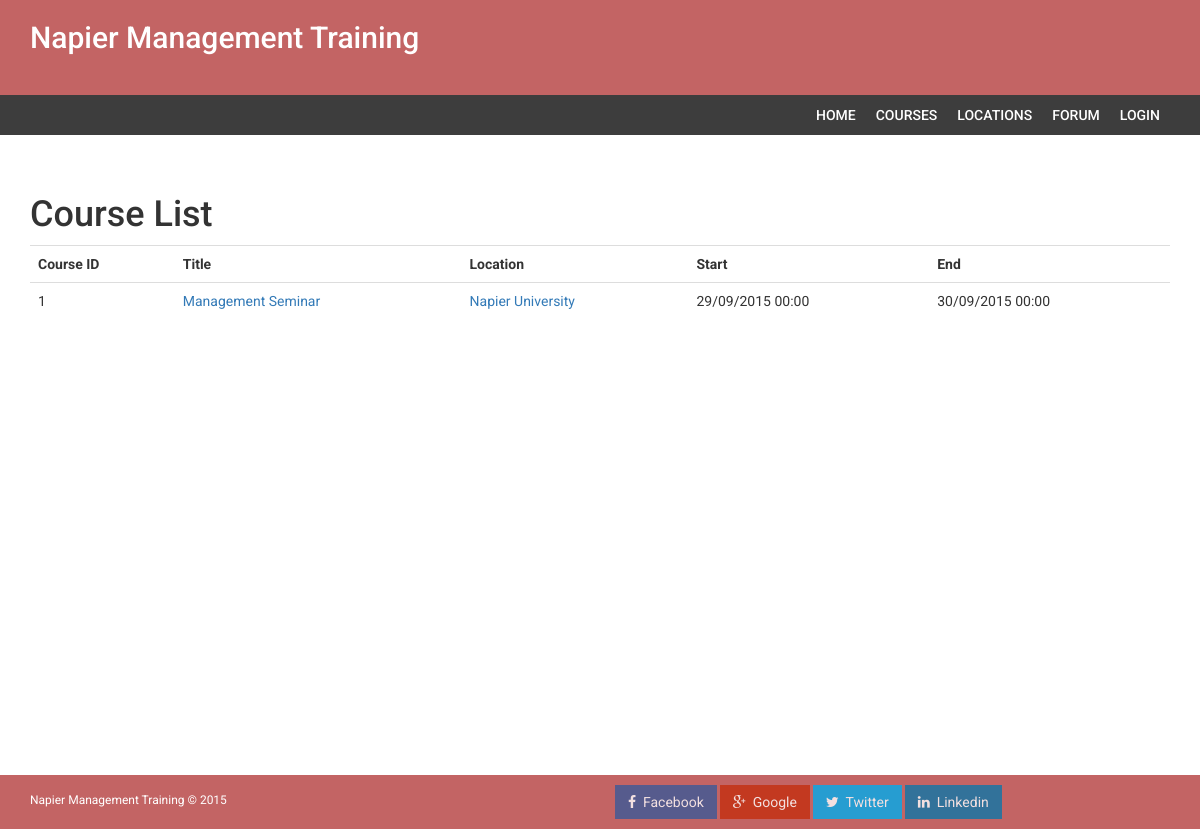
/courses.php, run on an earlier commit of the app's database.
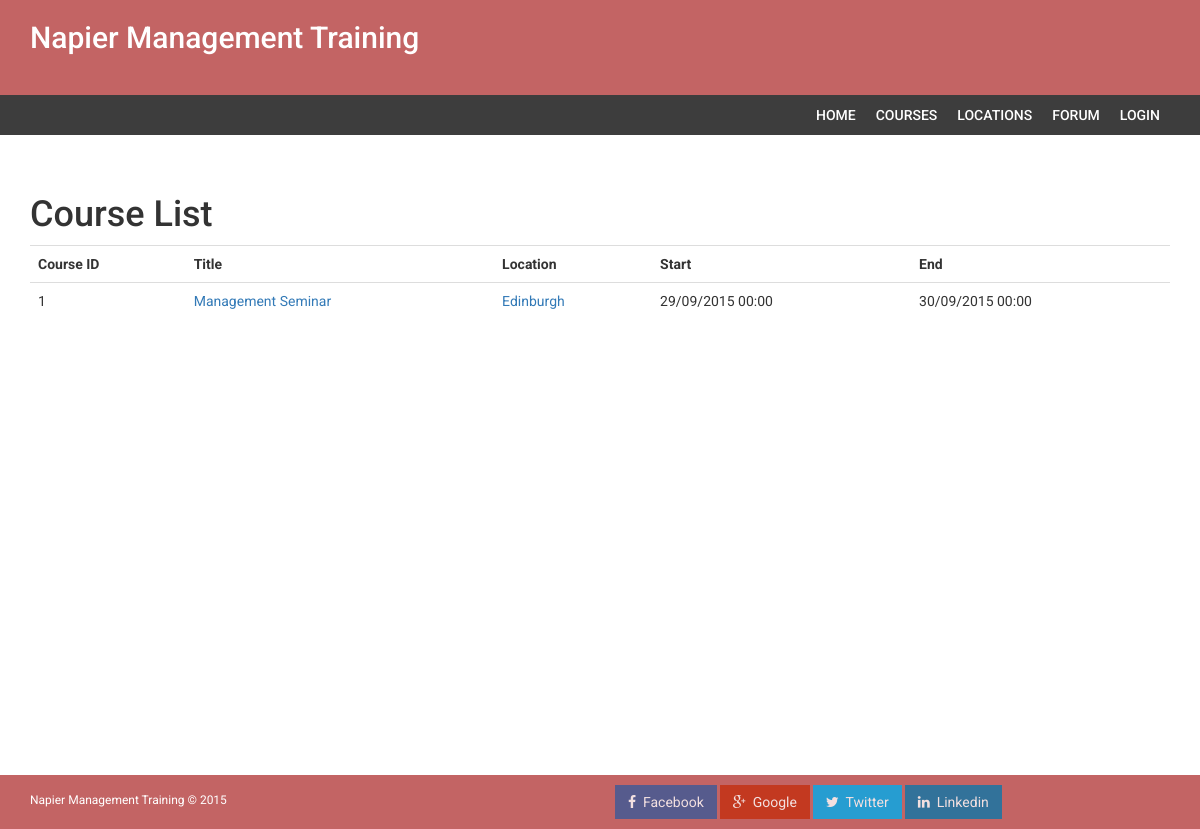
And on a later commit of the database.
### tables this page shows
CREATE TABLE IF NOT EXISTS `courses` (
  `id` int(11) NOT NULL,
  `title` varchar(20) NOT NULL,
  `status` int(11) NOT NULL,
  `location` int(11) NOT NULL,
  `price` double NOT NULL,
  `start` datetime NOT NULL,
  `end` datetime NOT NULL,
  `description` varchar(200) NOT NULL,
  `maxEnrolled` int(11) NOT NULL
);

CREATE TABLE IF NOT EXISTS `locations` (
`id` int(11) NOT NULL,
  `name` varchar(100) NOT NULL,
  `lat` varchar(30) NOT NULL,
  `lon` varchar(30) NOT NULL,
  `address` varchar(500) NOT NULL
);

### courses.php (the view, shortened to what this page needs)
<?php
  include('preContent.php');
  $query = "SELECT c.id, c.title, c.maxEnrolled, c.start, c.end, l.name AS locName, l.id AS locId
  FROM courses as c
  INNER JOIN locations AS l ON c.location = l.id
  WHERE c.status = 1";
  try {
    $stmt = $db->prepare($query);
    $stmt->execute();
  }
    catch(PDOException $ex) {
    die("Failed to run query: " . $ex->getMessage());
  }
  $rows = $stmt->fetchAll();
?>
<h1>Course List</h1>
<table class="table">
    <tr>
        <th>Course ID</th>
        <th>Title</th>
        <th>Location</th>
        <th>Start</th>
        <th>End</th>
    </tr>
    <?php foreach($rows as $row): ?>
        <tr>
            <td><?php echo $row['id']; ?></td>
            <td><a href="viewCourse.php?course=<?php echo $row['id']; ?>"><?php echo htmlentities($row['title'], ENT_QUOTES, 'UTF-8'); ?></a></td>
            <td><a href="viewLocation.php?loc=<?php echo $row['locId']; ?>"><?php echo htmlentities($row['locName'], ENT_QUOTES, 'UTF-8'); ?></a></td>
            <td><?php echo htmlentities(date( 'd/m/Y H:i', strtotime($row['start'])), ENT_QUOTES, 'UTF-8'); ?></td>
            <td><?php echo htmlentities(date( 'd/m/Y H:i', strtotime($row['end'])), ENT_QUOTES, 'UTF-8'); ?></td>
        </tr>
    <?php endforeach; ?>
</table>
<?php
    	include('postContent.php');
?>

### preContent.php (shortened to what this page needs)
<?php
    $activePage = isset($activePage) ? $activePage : "";
?>
<!DOCTYPE html>
<html xmlns="http://www.w3.org/1999/xhtml">
<head>
	<link rel="stylesheet" href="https://maxcdn.bootstrapcdn.com/bootstrap/3.3.5/css/bootstrap.min.css">
    <link href="css/font-awesome.css" rel="stylesheet" />
    <link href="css/style.css" rel="stylesheet" />
	<link rel="stylesheet" href="css/bootstrap-datetimepicker.css">
</head>
<body>
    <div class="navbar navbar-inverse set-radius-zero">
        <div class="container">
            <div class="navbar-header">
                <div class="header-logo">
                    <a href="index.php">
                        <h2>Napier Management Training</h2>
                    </a>
                </div>
            </div>
            <div class="left-div">
                <div class="user-settings-wrapper">
                    <ul class="nav"></ul>
                </div>
            </div>
        </div>
    </div>
    <section class="menu-section">
        <div class="container">
            <div class="row">
                <div class="col-md-12">
                    <div class="navbar-collapse collapse ">
                        <ul id="menu-top" class="nav navbar-nav navbar-right">
                            <li><a <?php if($activePage == "home"){echo "class='menu-top-active' ";}?>href="index.php">Home</a></li>
                            <li><a <?php if($activePage == "courses"){echo "class='menu-top-active' ";}?>href="courses.php">Courses</a></li>
                            <li><a <?php if($activePage == "locations"){echo "class='menu-top-active' ";}?>href="allLocations.php">Locations</a></li>
                            <li><a <?php if($activePage == "forum"){echo "class='menu-top-active' ";}?>href="#">Forum</a></li>
                            <li><a <?php if($activePage == "login"){echo "class='menu-top-active' ";}?>href="logIn.php">Login</a></li>
                        </ul>
                    </div>
                </div>
            </div>
        </div>
    </section>
     <div class="content-wrapper">
               <div class="container">

### postContent.php (shortened to what this page needs)
</div>
</div>
<footer>
    <div class="container">
        <div class="row">
            <div class="col-md-6">
                Napier Management Training &copy; 2015
            </div>
            <div class="col-md-6">
                <a href="#" class="btn btn-social btn-facebook">
                    <i class="fa fa-facebook"></i>&nbsp; Facebook</a>
                <a href="#" class="btn btn-social btn-google">
                    <i class="fa fa-google-plus"></i>&nbsp; Google</a>
                <a href="#" class="btn btn-social btn-twitter">
                    <i class="fa fa-twitter"></i>&nbsp; Twitter </a>
                <a href="#" class="btn btn-social btn-linkedin">
                    <i class="fa fa-linkedin"></i>&nbsp; Linkedin </a>
            </div>
        </div>
    </div>
</footer>
</body>
</html>

### css/style.css (style rules this page uses)
body { font-family: 'Roboto', sans-serif; line-height: 30px; }
.set-radius-zero { border-radius: 0px; -moz-border-radius: 0px; -webkit-border-radius: 0px; }
.content-wrapper { margin-top: 40px; min-height: 600px; padding-bottom: 60px; }
.btn { border-radius: 0px; -webkit-border-radius: 0px; -moz-border-radius: 0px; }
.header-logo { color: #fef; text-align: left; }
.header-logo a:link { color: #fff; }
.left-div { padding-left: 30px; margin-top: 40px; margin-bottom: 30px; }
.user-settings-wrapper { margin-top: 10px; }
.menu-section { background-color: #3D3D3D; }
#menu-top a { color: #FFF; text-decoration: none; font-weight: 500; padding: 10px 10px 10px 10px; text-transform: uppercase; }
.navbar-inverse { background-color: #C36464; border-color: transparent; }
.navbar { margin-bottom: 0px; }
footer { padding: 10px; color: #fff; font-size: 12px; background-color: #C36464; }
footer a, footer a:hover { color: #fff; text-decoration: none; }
.btn-social { color: white; opacity: 0.8; }
.btn-facebook { background-color: #3b5998; }
.btn-twitter { background-color: #00aced; }
.btn-linkedin { background-color: #0e76a8; }
.btn-google { background-color: #c32f10; }

What changed in the data, as far as the page shows it:
changed through a linked row, courses "Management Seminar": locations.name "Napier University" → "Edinburgh"
